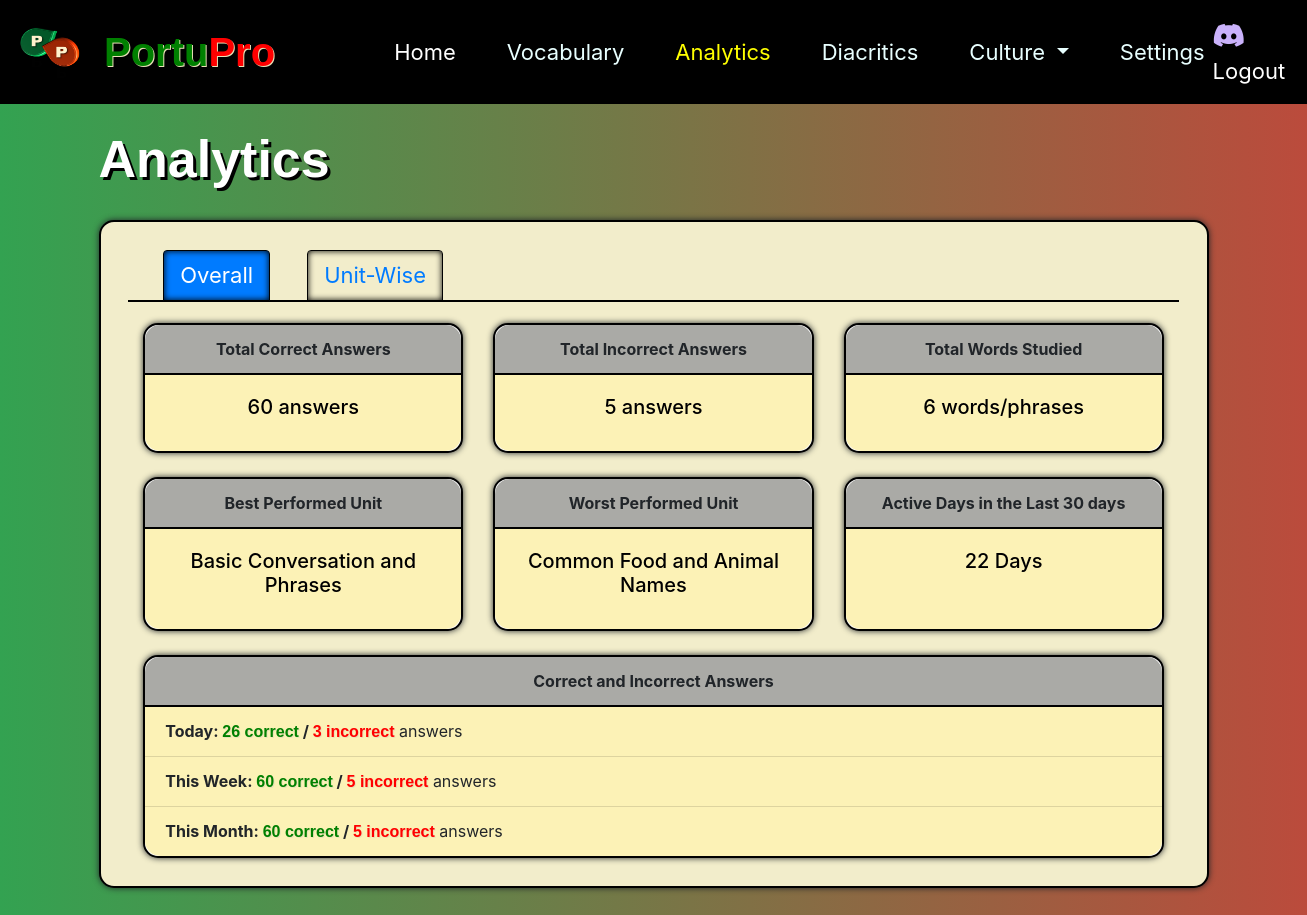
The page /analytics (signed in) on the database its author committed.
### mainsite/models.py (models this page shows, shortened)
class Unit(models.Model):
    name = models.CharField(max_length=255, blank=False, null=False)
    description = models.TextField(blank=True, null=True)

### mainsite/views.py (the view)
# urls.py: path('analytics', views.analytics, name='analytics'),
def analytics(request):
    word_count_studied = 0
    correct_count = UserAnswers.objects.filter(user=request.user, is_correct=True).count()
    incorrect_count = UserAnswers.objects.filter(user=request.user, is_correct=False).count()
    lessons_done = UserAttempts.objects.filter(user=request.user, lesson__isnull=False)
    for lesson in lessons_done:
        pg_covered = 1 if lesson.pages_covered == 0 else lesson.pages_covered
        word_count_studied = 2 * int(pg_covered-1)
    now = timezone.now()
    correct_last_day = UserAnswers.objects.filter(user=request.user, is_correct=True, answer_date__gte=now - timedelta(days=1)).count()
    incorrect_last_day = UserAnswers.objects.filter(user=request.user, is_correct=False, answer_date__gte=now - timedelta(days=1)).count()
    correct_last_week = UserAnswers.objects.filter(user=request.user, is_correct=True, answer_date__gte=now - timedelta(weeks=1)).count()
    incorrect_last_week = UserAnswers.objects.filter(user=request.user, is_correct=False, answer_date__gte=now - timedelta(weeks=1)).count()
    correct_last_month = UserAnswers.objects.filter(user=request.user, is_correct=True, answer_date__gte=now - timedelta(days=30)).count()
    incorrect_last_month = UserAnswers.objects.filter(user=request.user, is_correct=False, answer_date__gte=now - timedelta(days=30)).count()
    user_activity_dates = [
    DateFormat(date).format('Y-m-d') for date in UserActivity.objects.filter(
        user=request.user,
        date__lt=date.today()
    ).values_list('date', flat=True).distinct()
    ]
    main_data = {}
    for unit in Unit.objects.all():
        correct = UserAnswers.objects.filter(user=request.user, is_correct=True, question__quiz__unit=int(unit.id)).count()
        incorrect = UserAnswers.objects.filter(user=request.user, is_correct=False, question__quiz__unit=int(unit.id)).count()
        attempted = UserAnswers.objects.filter(user=request.user, question__quiz__unit=int(unit.id)).count()
        attempted_distinct = UserAnswers.objects.filter(user=request.user, question__quiz__unit=int(unit.id)).values('question').distinct().count()
        quiz_ids = UserAttempts.objects.filter(user=request.user, quiz__isnull=False, questions_answered=5, quiz__unit=int(unit.id)).values_list('quiz', flat=True).distinct()
        quizzes_done = Quiz.objects.filter(id__in=quiz_ids).count()
        lessons = UserAttempts.objects.filter(user=request.user, lesson__isnull=False, lesson__unit=int(unit.id))
        if lessons.count() > 0:
            word_count = 2*(lessons[0].pages_covered-1)
        else:
            word_count = 0
        detail_list = [
            {'icon': 'check-circle', 'text': 'Correct Answers', 'value': correct, 'color': 'text-success'},
            {'icon': 'times-circle', 'text': 'Incorrect Answers', 'value': incorrect, 'color': 'text-danger'},
            {'icon': 'question-circle', 'text': 'Questions Attempted', 'value': "{} (Distinct: {})".format(attempted, attempted_distinct), 'color': 'text-info'},
            {'icon': 'trophy', 'text': 'Quizzes Completed', 'value': quizzes_done, 'color': 'text-warning'},
            {'icon': 'book-open', 'text': 'Words/Phrases Learnt', 'value': word_count, 'color': 'text-secondary'}
        ]
        main_data[str(unit.id)] = {
            'title': f'Unit {unit.id} Analytics',
            'details': detail_list
        }
    correct_answers = UserAnswers.objects.filter(is_correct=True, user=request.user).annotate(
    unit_id=Case(
        When(attempt__lesson__isnull=False, then='attempt__lesson__unit'),
        When(attempt__quiz__isnull=False, then='attempt__quiz__unit'),
        output_field=IntegerField(),
    )
    ).values('unit_id').annotate(correct_count=Count('id')).order_by('-correct_count')
    incorrect_answers = UserAnswers.objects.filter(is_correct=False, user=request.user).annotate(
    unit_id=Case(
        When(attempt__lesson__isnull=False, then='attempt__lesson__unit'),
        When(attempt__quiz__isnull=False, then='attempt__quiz__unit'),
        output_field=IntegerField(),
    )
    ).values('unit_id').annotate(incorrect_count=Count('id')).order_by('-incorrect_count')
    best_unit = Unit.objects.get(id=correct_answers.first()['unit_id']).name if correct_answers.first() else 'None'
    worst_unit = Unit.objects.get(id=incorrect_answers.first()['unit_id']).name if incorrect_answers.first() else 'None'
    data = {
        'total_correct_answers':correct_count,
        'total_incorrect_answers':incorrect_count,
        'total_words_studied':word_count_studied,
        'best_unit': best_unit,
        'worst_unit': worst_unit,
        'total_data': main_data,
        'correct_last_day': correct_last_day,
        'incorrect_last_day': incorrect_last_day,
        'correct_last_week': correct_last_week,
        'incorrect_last_week': incorrect_last_week,
        'correct_last_month': correct_last_month,
        'incorrect_last_month': incorrect_last_month,
        'active_user_dates': len(user_activity_dates)
    }
    return render(request, 'mainsite/analytics.html', data)

### templates/mainsite/analytics.html (shortened to what this page needs)
{% load static %}
<!DOCTYPE html>
<html lang="en">
<head>
<link rel="stylesheet" href="https://stackpath.bootstrapcdn.com/bootstrap/4.5.2/css/bootstrap.min.css">
<link href="https://cdnjs.cloudflare.com/ajax/libs/font-awesome/5.15.1/css/all.min.css" rel="stylesheet">
<link rel="stylesheet" href="{% static 'architecture.css' %}">
<link rel="stylesheet" href="{% static 'dashboard.css' %}">
</head>
<body>
    <nav class="navbar navbar-expand-lg navbar-dark bg-black">
        <a class="navbar-brand" href="#">
          <img src="{% static 'Logo for Navbar.png' %}" alt="Logo" width="70" height="70" class="d-inline-block align-text-top" style="padding-top: 8px">
          <h1><span class="text-green" style="margin-left: 10px;">Portu</span><span class="text-red">Pro</span></h1>
        </a>
        <div class="collapse navbar-collapse" id="navbarNav">
          <ul class="navbar-nav mr-auto" id="navbarUL">
            <li class="nav-item active">
              <a class="nav-link nb-item" href="/home">Home <span class="sr-only">(current)</span></a>
            </li>
            <li class="nav-item">
              <a class="nav-link nb-item" style="color: rgb(232, 255, 255);" href="/vocab">Vocabulary</a>
          </li>
          <li class="nav-item">
            <a class="nav-link active-tab nb-item" style="color: rgb(232, 255, 255);" href="/analytics">Analytics</a>
        </li>
        <li class="nav-item">
          <a class="nav-link nb-item" style="color: rgb(232, 255, 255);" href="/diacritics">Diacritics</a>
        </li>
          <li class="nav-item dropdown">
              <a class="nav-link dropdown-toggle nb-item" style="color: rgb(232, 255, 255);"  href="#" id="cultureDropdown" role="button" data-toggle="dropdown" aria-haspopup="true" aria-expanded="false">
                Culture
              </a>
          </li>
          <li class="nav-item">
            <a class="nav-link" style="color: rgb(232, 255, 255);" href="/settings">Settings</a>
        </li>
          </ul>
          <span class="navbar-text">
            <a href="#" id='discordHref' class="settings-link nb-item"  class="settings-link nb-item" style="font-size:26px; margin-right: 2em;" data-toggle="modal" data-target="#discordModal">
              <i id="discordLogo" class="fab fa-discord"></i>
          </a>
            <a href="/signout" class="settings-link nb-item" style="font-size:22px">Logout</a>
          </span>
        </div>
    </nav>
<div class="container mt-4">
    <h1 class="mb-4 header">Analytics</h1>
    <div class="card mb-3 analytics-card">
        <ul class="nav nav-tabs" id="analyticsTabs" role="tablist">
            <li class="nav-item">
                <a class="nav-link active" id="overall-tab" data-toggle="tab" href="#overall" role="tab" aria-controls="overall" aria-selected="true">Overall</a>
            </li>
            <li class="nav-item">
                <a class="nav-link" id="unit-wise-tab" data-toggle="tab" href="#unit-wise" role="tab" aria-controls="unit-wise" aria-selected="false">Unit-Wise</a>
            </li>
        </ul>
        <div class="tab-content" id="analyticsTabContent">
            <div class="tab-pane fade show active" id="overall" role="tabpanel" aria-labelledby="overall-tab">
                <div class="tab-pane fade show active" id="overall" role="tabpanel" aria-labelledby="overall-tab">
                    <div class="container">
                        <div class="row">
                            <div class="col-md-4">
                                <div class="card text-center">
                                    <div class="card-header" style="border-top-right-radius: 15px; border-top-left-radius: 15px;">
                                        Total Correct Answers
                                    </div>
                                    <div class="card-body">
                                        <h5 class="card-title">{{total_correct_answers}} answers</h5>
                                    </div>
                                </div>
                            </div>
                            <div class="col-md-4">
                                <div class="card text-center">
                                    <div class="card-header" style="border-top-right-radius: 15px; border-top-left-radius: 15px;">
                                        Total Incorrect Answers
                                    </div>
                                    <div class="card-body">
                                        <h5 class="card-title">{{total_incorrect_answers}} answers</h5>
                                    </div>
                                </div>
                            </div>
                            <div class="col-md-4">
                                <div class="card text-center">
                                    <div class="card-header" style="border-top-right-radius: 15px; border-top-left-radius: 15px;">
                                        Total Words Studied
                                    </div>
                                    <div class="card-body">
                                        <h5 class="card-title">{{total_words_studied}} words/phrases</h5>
                                    </div>
                                </div>
                            </div>
                        </div>
                        <div class="row mt-4">
                            <div class="col-md-4">
                                <div class="card text-center">
                                    <div class="card-header" style="border-top-right-radius: 15px; border-top-left-radius: 15px;">
                                        Best Performed Unit
                                    </div>
                                    <div class="card-body" style="min-height:100px">
                                        <h5 class="card-title">{{best_unit}}</h5>
                                    </div>
                                </div>
                            </div>
                            <div class="col-md-4">
                                <div class="card text-center">
                                    <div class="card-header" style="border-top-right-radius: 15px; border-top-left-radius: 15px;">
                                        Worst Performed Unit
                                    </div>
                                    <div class="card-body" style="min-height:100px">
                                        <h5 class="card-title">{{worst_unit}}</h5>
                                    </div>
                                </div>
                            </div>
                            <div class="col-md-4">
                                <div class="card text-center">
                                    <div class="card-header" style="border-top-right-radius: 15px; border-top-left-radius: 15px;">
                                        Active Days in the Last 30 days
                                    </div>
                                    <div class="card-body" style="min-height:100px;">
                                        <h5 class="card-title">{{active_user_dates}} Days</h5>
                                    </div>
                                </div>
                            </div>
                        </div>
                        <div class="row mt-4">
                            <div class="col-md-12">
                                <div class="card">
                                    <div class="card-header text-center" style="border-top-right-radius: 15px; border-top-left-radius: 15px;">
                                        Correct and Incorrect Answers
                                    </div>
                                    <ul class="list-group list-group-flush" style="border-bottom-right-radius: 15px; border-bottom-left-radius: 15px;">
                                        <li class="list-group-item"><b>Today: </b><span class='text-green'>{{correct_last_day}} correct</span><b> / </b>
                                            <span class='text-red'>{{incorrect_last_day}} incorrect</span> answers</li>
                                        <li class="list-group-item"><b>This Week: </b><span class='text-green'>{{correct_last_week}} correct</span><b> / </b>
                                            <span class='text-red'>{{incorrect_last_week}} incorrect</span> answers</li>
                                        <li class="list-group-item"><b>This Month: </b><span class='text-green'>{{correct_last_month}} correct</span><b> / </b>
                                            <span class='text-red'>{{incorrect_last_month}} incorrect</span> answers</li>
                                    </ul>
                                </div>
                            </div>
                        </div>
                    </div>
                </div>
            </div>
        </div>
    </div>
</div>
</body>
</html>

### rows shown on the page
Unit: name "Basic Conversation and Phrases"
Unit: name "Common Food and Animal Names"

### other values the page prints
{{ total_correct_answers }} "60"
{{ total_incorrect_answers }} "5"
{{ total_words_studied }} "6"
{{ active_user_dates }} "22"
{{ correct_last_day }} "26"
{{ incorrect_last_day }} "3"
{{ correct_last_week }} "60"
{{ incorrect_last_week }} "5"
{{ correct_last_month }} "60"
{{ incorrect_last_month }} "5"
